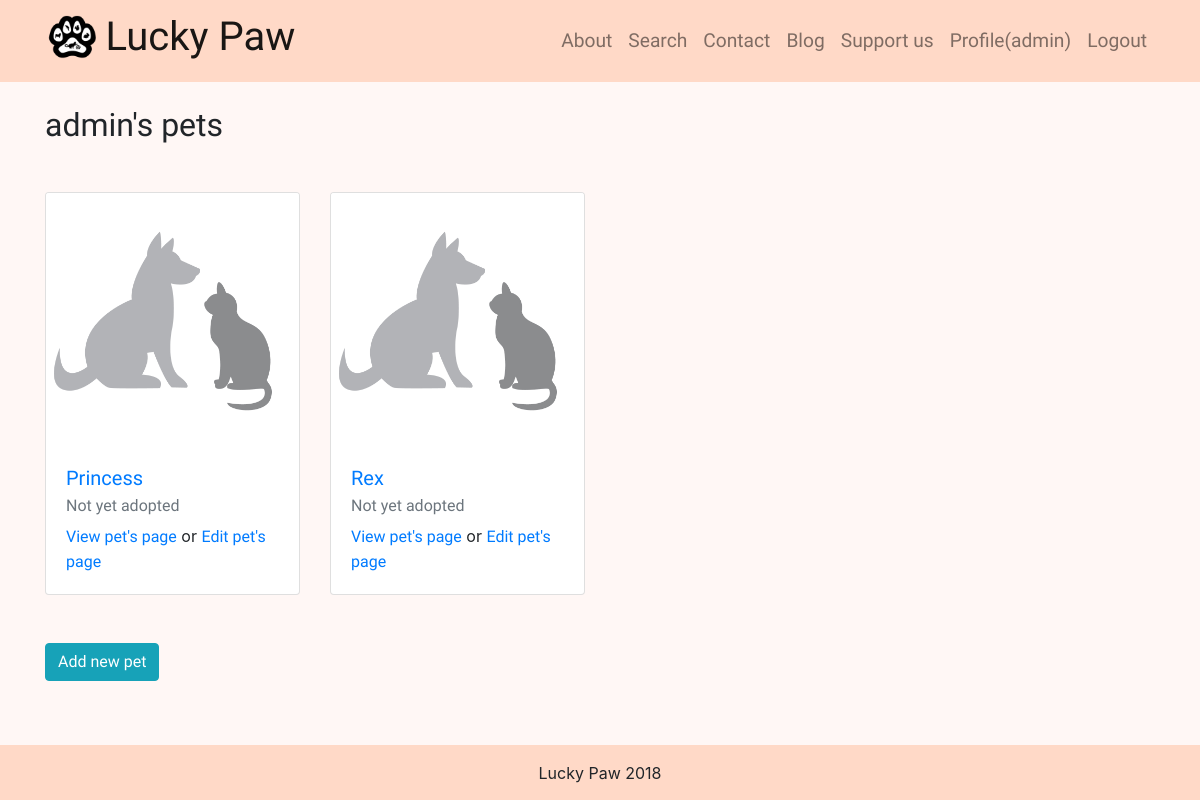
/ (signed in), run on an earlier commit of the app's database.
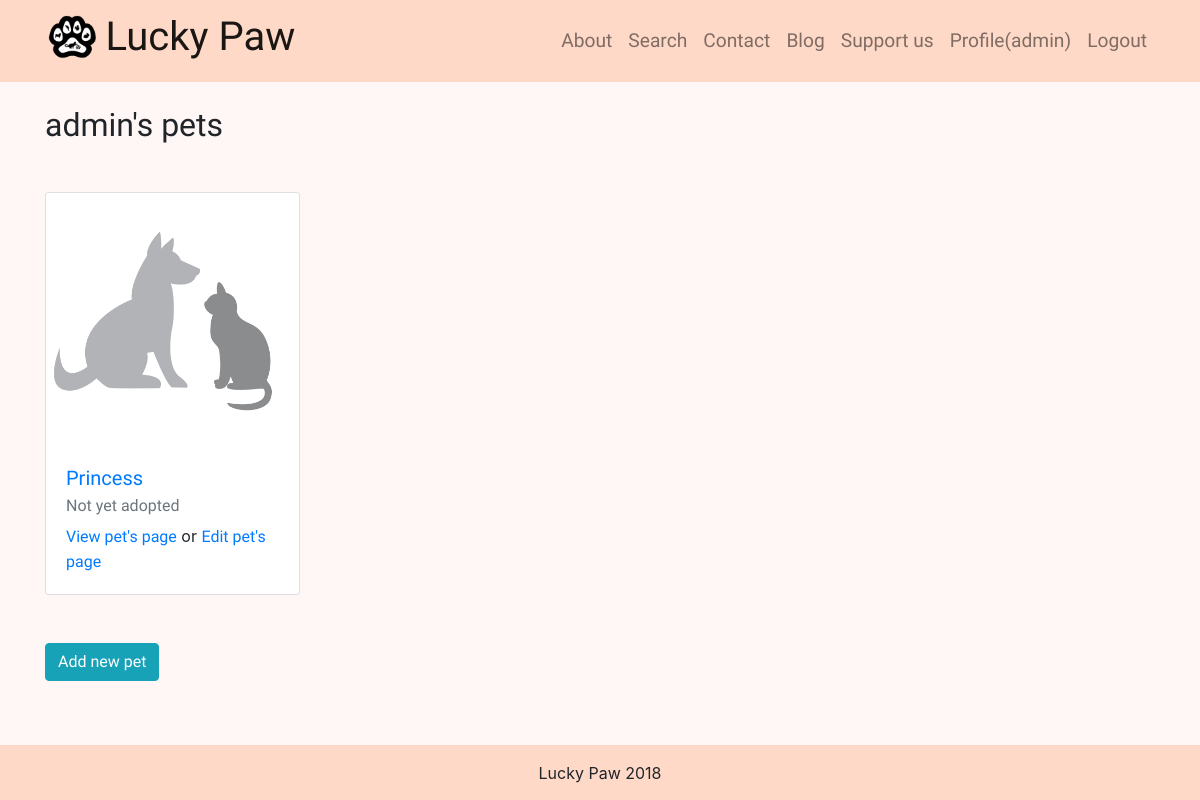
And on a later commit of the database.
### app/models.py (models this page shows, shortened)
class Pet(models.Model):
    id = models.AutoField(primary_key=True)
    name = models.CharField(max_length=50, blank=False)
    animaltype_choice = (('Cat','Cat'),('Dog','Dog'),('Parrot','Parrot'))
    animaltype = models.CharField(max_length=50, choices=animaltype_choice, blank=False)
    location = models.CharField(max_length=50, default='', blank=False)
    age_choice = (('Young','Young'),('Adult','Adult'),('Senior','Senior'))
    age = models.CharField(max_length=50, choices=age_choice, blank=True)
    color = models.CharField(max_length=50, default='', blank=True)
    gender_choice = (('Male','Male'),('Female','Female'))
    gender = models.CharField(max_length=50, choices=gender_choice, blank=True)
    size_choice = (('Very Small','Very Small'), ('Small','Small'),('Medium','Medium'),('Large','Large'),('Very Large','Very Large'))
    size = models.CharField(max_length=50, choices=size_choice, blank=True)
    breed = models.CharField(max_length=50, default='', blank=True)
    description = models.CharField(max_length=2000, default='', blank=True)
    spayed = models.NullBooleanField()
    vaccinated = models.NullBooleanField()
    housetrained = models.NullBooleanField()
    specialcare = models.NullBooleanField()
    adopted = models.NullBooleanField(default=False)
    supervisor = models.ForeignKey(Supervisor, on_delete=models.SET_NULL, blank=True, null=True)
    @property
    def photo(self):
        first_photo = Photo.objects.filter(pet=self).first()
        return first_photo.image if first_photo is not None else {'url': '/media/pets/pet_default_image.jpg' }

### app/views.py (the view)
# urls.py: path('', views.index, name='index'),
def index(request):
    if request.user.is_authenticated:
        sup = get_object_or_404(models.Supervisor, user=request.user)
        sup_pets = models.Pet.objects.filter(supervisor__user=request.user)
        return render(request, 'app/sup_pets.html', { 'supervisor': sup, 'pets': sup_pets })
    return render(request, 'app/index.html')

### app/templates/app/sup_pets.html
{% extends 'app/base.html' %}
{% block content %}
<h2>{{ supervisor.user.username }}'s pets</h2>
  {% include 'app/pets_cards.html' with pets=pets is_supervisor=True %}
  <a class="btn btn-info mt-4" href="{% url 'pet_add' %}">Add new pet</a>
{% endblock %}

### app/templates/app/pets_cards.html
<div class="row mt-5">
{% for pet in pets %}
    <div class="col-lg-3 col-md-4 col-sm-6 mb-4 shadow-sm">
    <a href="{% url 'pet_profile' id=pet.id %}" style="text-decoration: none;">
    <div class="card shadow-sm" style="height:100%;">
        <img class="card-img-top" style="object-fit: cover; min-height: 60%" src="{{ pet.photo.url }}" alt="Card image cap">
        <div class="card-body">
            <h5 class="card-title">{{ pet.name }}</h5>
            {% if is_supervisor %}
                <h6 class="card-subtitle mb-2 text-muted">{% if pet.adopted %} Adopted {% else %} Not yet adopted {% endif %}</h6>
                <p class="card-text"><a href="{% url 'pet_profile' id=pet.id %}">View pet's page</a>  or  <a href="{% url 'pet_edit' id=pet.id %}">Edit pet's page</a></p>
            {% else %}
                <h6 class="card-subtitle mb-2 text-muted">{{ pet.location }}</h6>
                <p class="card-text">{{ pet.animaltype }}, {% if pet.breed %}{{ pet.breed }}, {% endif %}{{ pet.age }}</p>
            {% endif %}
        </div>
    </div>
    </a>
    </div>
{% empty %}
        <h4> No pets were found :(</h4>
{% endfor %}
</div>

What changed in the data, as far as the page shows it:
removed Pet: name "Rex", adopted "Not yet adopted"
